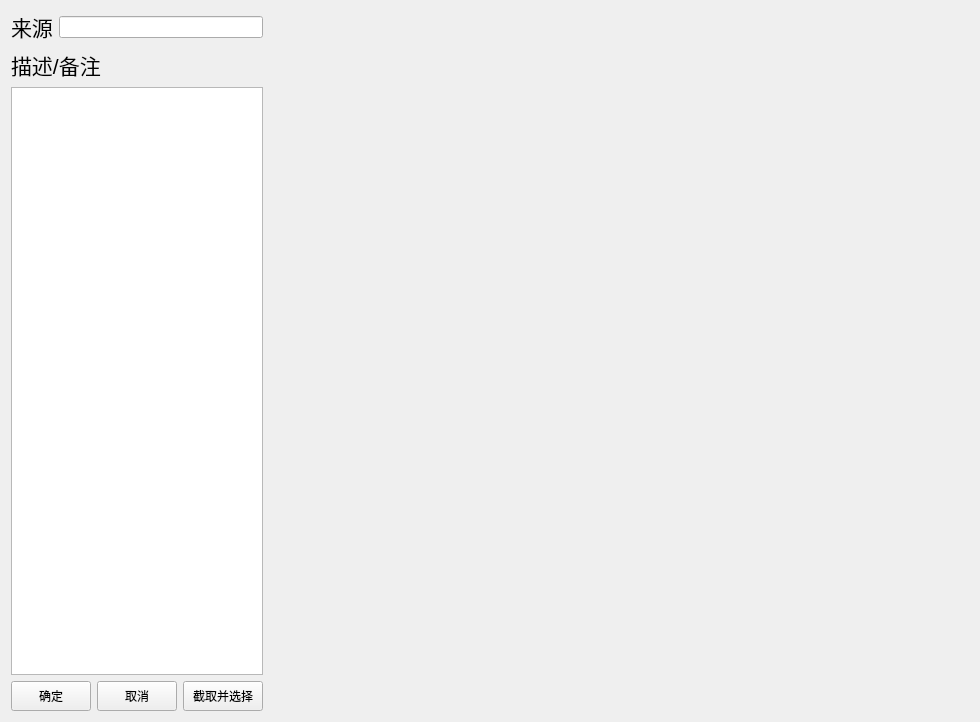
<?xml version="1.0" encoding="UTF-8"?>
<ui version="4.0">
 <class>AddItemWindow</class>
 <widget class="QWidget" name="AddItemWindow">
  <property name="geometry">
   <rect>
    <x>0</x>
    <y>0</y>
    <width>971</width>
    <height>718</height>
   </rect>
  </property>
  <property name="windowTitle">
   <string>Form</string>
  </property>
  <layout class="QHBoxLayout" name="horizontalLayout_3">
   <item>
    <layout class="QVBoxLayout" name="verticalLayout_2">
     <item>
      <layout class="QHBoxLayout" name="horizontalLayout">
       <item>
        <widget class="QLabel" name="label">
         <property name="font">
          <font>
           <pointsize>16</pointsize>
          </font>
         </property>
         <property name="text">
          <string>来源</string>
         </property>
        </widget>
       </item>
       <item>
        <widget class="QLineEdit" name="sourceInput"/>
       </item>
      </layout>
     </item>
     <item>
      <layout class="QVBoxLayout" name="verticalLayout">
       <item>
        <widget class="QLabel" name="label_2">
         <property name="font">
          <font>
           <pointsize>16</pointsize>
          </font>
         </property>
         <property name="text">
          <string>描述/备注</string>
         </property>
        </widget>
       </item>
       <item>
        <widget class="QTextEdit" name="descriptionInput"/>
       </item>
      </layout>
     </item>
     <item>
      <layout class="QHBoxLayout" name="horizontalLayout_2">
       <item>
        <widget class="QPushButton" name="pushButton">
         <property name="minimumSize">
          <size>
           <width>0</width>
           <height>30</height>
          </size>
         </property>
         <property name="text">
          <string>确定</string>
         </property>
        </widget>
       </item>
       <item>
        <widget class="QPushButton" name="pushButton_2">
         <property name="minimumSize">
          <size>
           <width>0</width>
           <height>30</height>
          </size>
         </property>
         <property name="text">
          <string>取消</string>
         </property>
        </widget>
       </item>
       <item>
        <widget class="QPushButton" name="pushButton_3">
         <property name="minimumSize">
          <size>
           <width>0</width>
           <height>30</height>
          </size>
         </property>
         <property name="text">
          <string>截取并选择</string>
         </property>
        </widget>
       </item>
      </layout>
     </item>
    </layout>
   </item>
   <item>
    <spacer name="horizontalSpacer">
     <property name="orientation">
      <enum>Qt::Orientation::Horizontal</enum>
     </property>
     <property name="sizeHint" stdset="0">
      <size>
       <width>1</width>
       <height>20</height>
      </size>
     </property>
    </spacer>
   </item>
   <item>
    <widget class="QWidget" name="widget" native="true">
     <property name="minimumSize">
      <size>
       <width>700</width>
       <height>700</height>
      </size>
     </property>
     <layout class="QGridLayout" name="gridLayout">
      <item row="0" column="0">
       <widget class="QLabel" name="video">
        <property name="text">
         <string/>
        </property>
       </widget>
      </item>
     </layout>
    </widget>
   </item>
  </layout>
 </widget>
 <resources/>
 <connections>
  <connection>
   <sender>pushButton_3</sender>
   <signal>clicked()</signal>
   <receiver>AddItemWindow</receiver>
   <slot>captureBC()</slot>
   <hints>
    <hint type="sourcelabel">
     <x>212</x>
     <y>692</y>
    </hint>
    <hint type="destinationlabel">
     <x>204</x>
     <y>763</y>
    </hint>
   </hints>
  </connection>
  <connection>
   <sender>pushButton</sender>
   <signal>clicked()</signal>
   <receiver>AddItemWindow</receiver>
   <slot>confirmBC()</slot>
   <hints>
    <hint type="sourcelabel">
     <x>47</x>
     <y>689</y>
    </hint>
    <hint type="destinationlabel">
     <x>46</x>
     <y>753</y>
    </hint>
   </hints>
  </connection>
 </connections>
 <slots>
  <slot>captureBC()</slot>
  <slot>confirmBC()</slot>
 </slots>
</ui>
